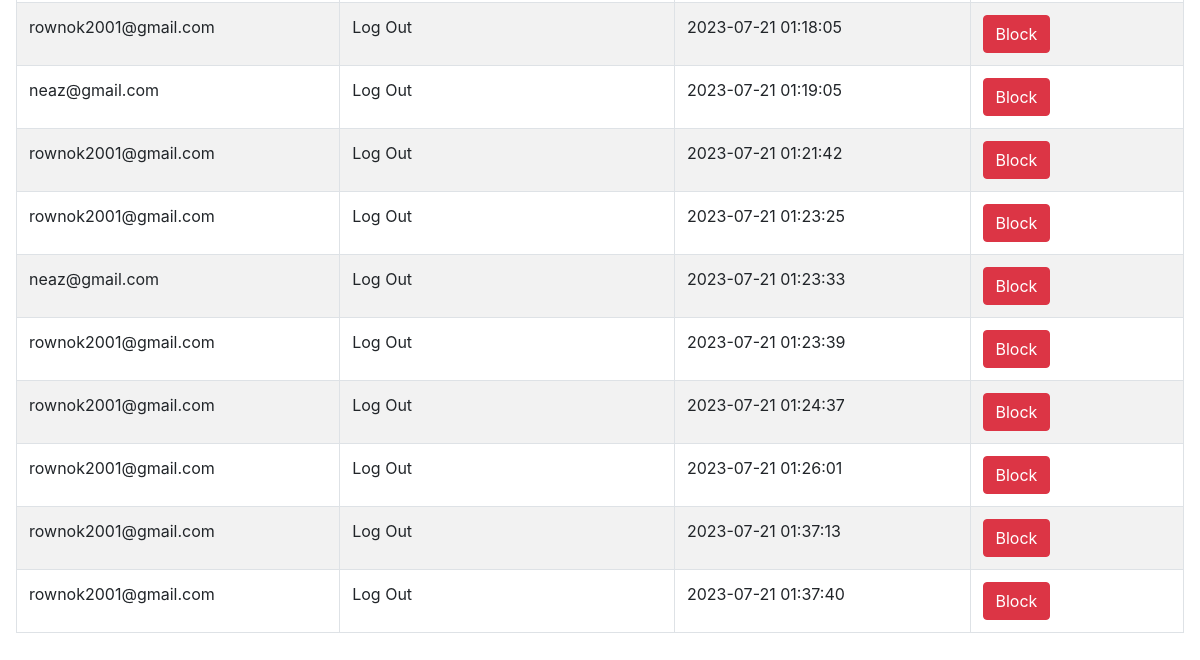
The app's page /userlog.php (signed in, lower part), older data.
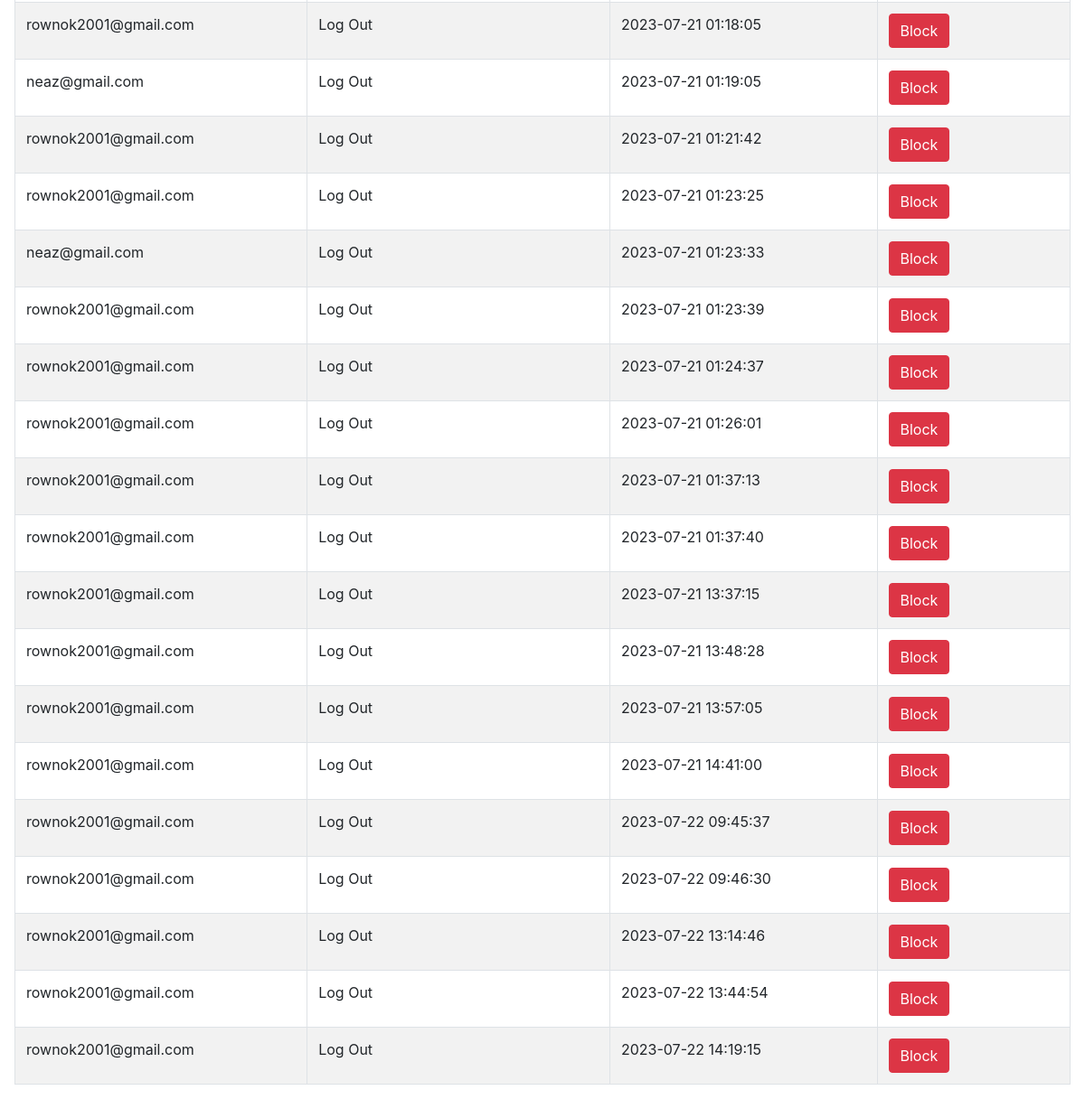
The same page, newer data.
### tables this page shows
CREATE TABLE `log` (
  `id` int(10) NOT NULL,
  `email` varchar(50) NOT NULL,
  `activity` varchar(50) NOT NULL,
  `time` timestamp NOT NULL DEFAULT current_timestamp() ON UPDATE current_timestamp()
);

### userlog.php (the view, shortened to what this page needs)
<!DOCTYPE html>
<html lang="en">
<head>
    <link rel="stylesheet" href="https://cdnjs.cloudflare.com/ajax/libs/twitter-bootstrap/4.5.2/css/bootstrap.css">
    <link rel="stylesheet" href="https://cdn.datatables.net/1.10.23/css/dataTables.bootstrap4.min.css">
</head>
<body>
    <div class="p-3 mb-5 bg-white rounded">
        <table id="example" class="table table-striped table-bordered" style="width:100%">
            <tbody>
                <?php
                include '_dbconnect.php';
                $sql = "SELECT *  FROM log";
                $result = mysqli_query($con, $sql);
                $num1 = mysqli_num_rows($result);
                if ($num1 > 0) {
                    while ($row = $result->fetch_assoc()) {
                        $u_email=$row["email"];
                ?>
                        <tr>
                            <td> <?php echo $row["email"] ?></td>
                            <td> <?php echo $row["activity"] ?></td>
                            <td> <?php echo $row["time"] ?></td>
                            <?php
                            $sql2 = "SELECT * FROM user where email='$u_email';";
                            $result2 = mysqli_query($con, $sql2);
                            while ($row2 = $result2->fetch_assoc()) {
                                $block= $row2["block"];
                            }
                            ?>
                            <?php if($block=="no"){ ?>
                            <td> <a class="btn btn-danger" href="block.php?id=<?php echo urlencode($row['email'])?>">Block</a> </td>
                            <?php }?>
                        </tr>
                <?php
                    }
                }
                ?>
            </tbody>
        </table>
    </div>
</body>
</html>

Row changes from the older to the newer data that the page shows:
added log: email "rownok2001@gmail.com", activity "Log Out", time "2023-07-21 13:37:15"
added log: email "rownok2001@gmail.com", activity "Log Out", time "2023-07-21 13:48:28"
added log: email "rownok2001@gmail.com", activity "Log Out", time "2023-07-21 13:57:05"
added log: email "rownok2001@gmail.com", activity "Log Out", time "2023-07-21 14:41:00"
added log: email "rownok2001@gmail.com", activity "Log Out", time "2023-07-22 09:45:37"
added log: email "rownok2001@gmail.com", activity "Log Out", time "2023-07-22 09:46:30"
added log: email "rownok2001@gmail.com", activity "Log Out", time "2023-07-22 13:14:46"
added log: email "rownok2001@gmail.com", activity "Log Out", time "2023-07-22 13:44:54"
added log: email "rownok2001@gmail.com", activity "Log Out", time "2023-07-22 14:19:15"
